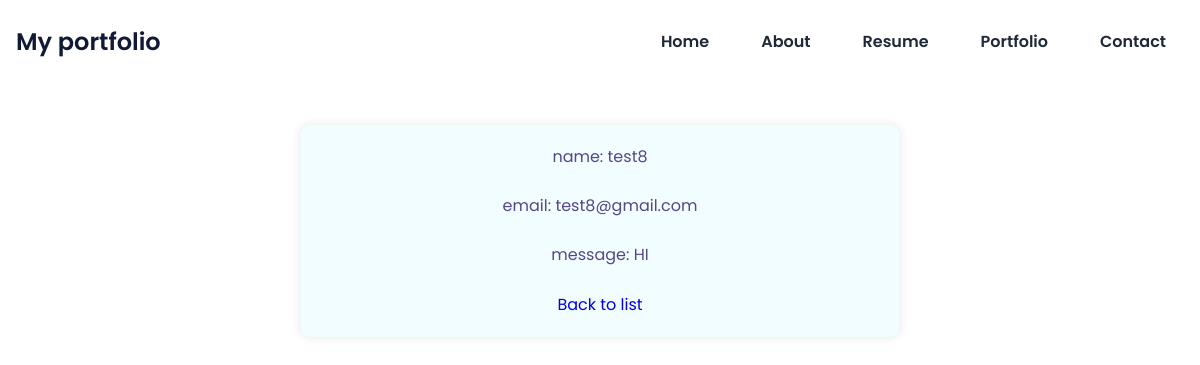
/contact_messages/1/, run on the app's committed database.
### App/models.py (models this page shows)
class Contact(models.Model):
    name = models.CharField(max_length=100)
    email = models.EmailField(max_length=100)
    message = models.TextField()
    def __str__(self):
        return self.name

### App/views.py (the view)
# urls.py: path('contact_messages/<int:id>/', views.contact_detail_view, name='contact_detail_view'),
def contact_detail_view(request, id):
    obj = Contact.objects.get(pk=id)
    print(obj)
    context = {'object': obj}
    return render(request, 'contact_detail_view.html', context)

### templates/contact_detail_view.html (shortened to what this page needs)
{% extends 'index.html' %}
{% block content %}
       <br>
    <br>
    <br>
    <br>
    <br>
    <div class="container">
        <div class="row">
            <div class="col-md-12">
                <p>name: {{ object.name }}</p><br>
                <p>email: {{ object.email }}</p><br>
                <p>message: {{ object.message }}</p><br>
                <a href="/contact_messages/">Back to list</a>
            </div>
        </div>
    </div>
{% endblock content%}

### static_my_project/styles.css (style rules this page uses)
:root { --primary-color: #101935; --primary-color-dark: #9333ea; --secondary-color: #ca8a04; --text-dark: #1f2937; --text-light: #6b7280; --extra-light: #faf5ff; --max-width: 1200px; }
* { padding: 0; margin: 0; box-sizing: border-box; }
a { text-decoration: none; }
.container { max-width: 600px; margin: 0 auto; padding: 20px; background-color: #f2fdff; border-radius: 10px; box-shadow: 0px 0px 10px rgba(0, 0, 0, 0.1); text-align: center; }
p { font-size: 16px; color: #564787; line-height: 1.5; }

### data on the page
Contact: name "test8", email "test8@gmail.com", message "HI"
